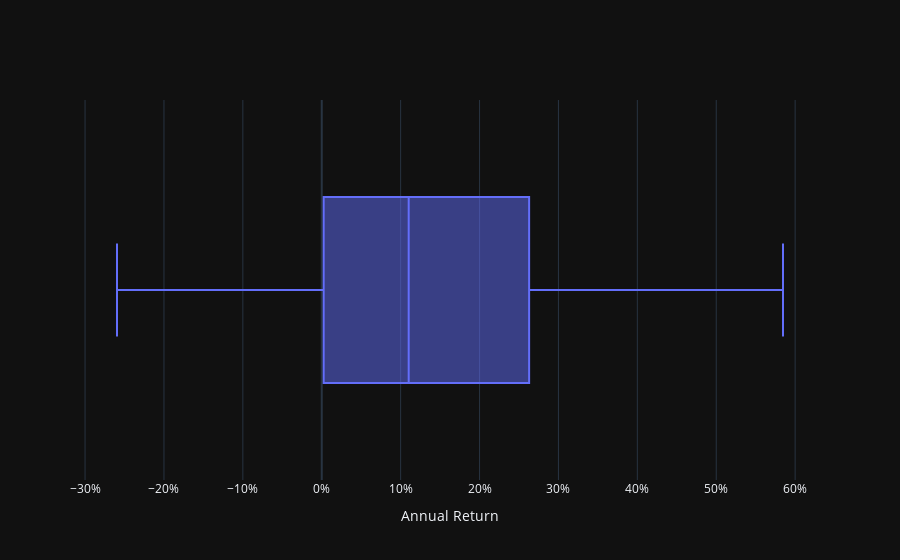

Notebook code for this chart:
### Code cell
trace = go.Box(
    x=spy.ret,
    text=spy.date,
    hovertemplate="%{text}<extra></extra>",
    name="",
    )
fig = go.Figure(trace)
fig.update_layout(
    template="plotly_dark",
    yaxis_title="",
    xaxis_title="Annual Return",
    xaxis_tickformat=".0%",
    yaxis_tickformat="",
)

fig.show()

### Figure 1 — Plotly figure (JSON) as saved in the notebook; plotly's stock layout.template omitted (floating-point values rounded to 4 significant figures)
{"data": [{"hovertemplate": "%{text}<extra></extra>", "name": "", "text": ["1991", "1992", "1993", "1994", "1995", "1996", "1997", "1998", "1999", "2000", "2001", "2002", "2003", "2004", "2005", "2006", "2007", "2008", "2009", "2010", "2011", "2012", "2013", "2014", "2015", "2016", "2017", "2018", "2019", "2020", "2021", "2022", "2023"], "type": "box", "x": [-0.006591, 0.05695, 0.3063, 0.06798, 0.2216, 0.2851, 0.2215, 0.1102, 0.07354, 0.005439, 0.0928, -0.2309, 0.3537, 0.2554, 0.1154, 0.337, 0.3055, -0.1833, 0.08061, 0.2295, 0.2028, 0.05061, 0.1931, -0.06989, -0.1617, 0.3666, 0.1059, -0.09747, 0.1527, -0.2595, 0.4624, 0.5846, -0.01259]}], "layout": {"xaxis": {"tickformat": ".0%", "title": {"text": "Annual Return"}}, "yaxis": {"tickformat": "", "title": {"text": ""}}}}
